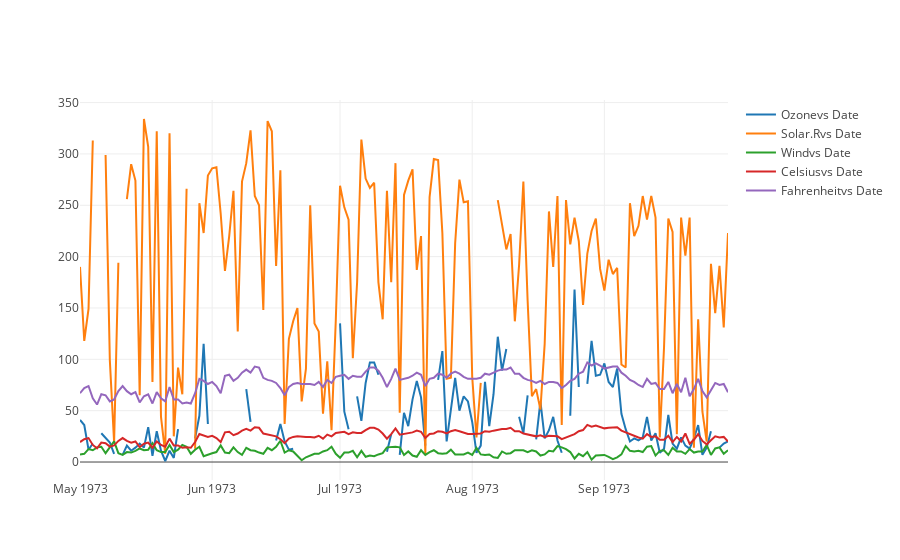

The notebook cell this image was saved under:
### Code cell
data = []

for col_name in ['Ozone', 'Solar.R', 'Wind', 'Celsius', 'Fahrenheit']:
    trace = go.Scatter(
        x = airquality['Date'],
        y = airquality[col_name],
        mode = 'lines',
        name = col_name + 'vs Date'
    )
    
    data.append(trace)
    
iplot(data, show_link=False)

### Figure 1 — Plotly figure (JSON) as saved in the notebook; plotly's stock layout.template omitted (floating-point values rounded to 4 significant figures; data arrays with more than 128 entries replaced by an {"elided": "..."} marker saying what was removed)
{"data": [{"mode": "lines", "name": "Ozonevs Date", "type": "scatter", "uid": "a4352e98-b577-47f4-9e1c-c4fe3269b3f3", "x": {"elided": "153 str values"}, "y": {"elided": "153 int values"}}, {"mode": "lines", "name": "Solar.Rvs Date", "type": "scatter", "uid": "43d56116-5c9f-472f-83f3-6ca43f93afd9", "x": {"elided": "153 str values"}, "y": {"elided": "153 int values"}}, {"mode": "lines", "name": "Windvs Date", "type": "scatter", "uid": "ba80e2ee-2ad1-4cda-b48c-7a2594967ada", "x": {"elided": "153 str values"}, "y": {"elided": "153 float values"}}, {"mode": "lines", "name": "Celsiusvs Date", "type": "scatter", "uid": "b22d7ab6-0f5e-4f66-8fed-8c1b03c30458", "x": {"elided": "153 str values"}, "y": {"elided": "153 float values"}}, {"mode": "lines", "name": "Fahrenheitvs Date", "type": "scatter", "uid": "4a041c8c-a8e6-4872-90f5-a6baf818d1fb", "x": {"elided": "153 str values"}, "y": {"elided": "153 int values"}}], "layout": {}}
